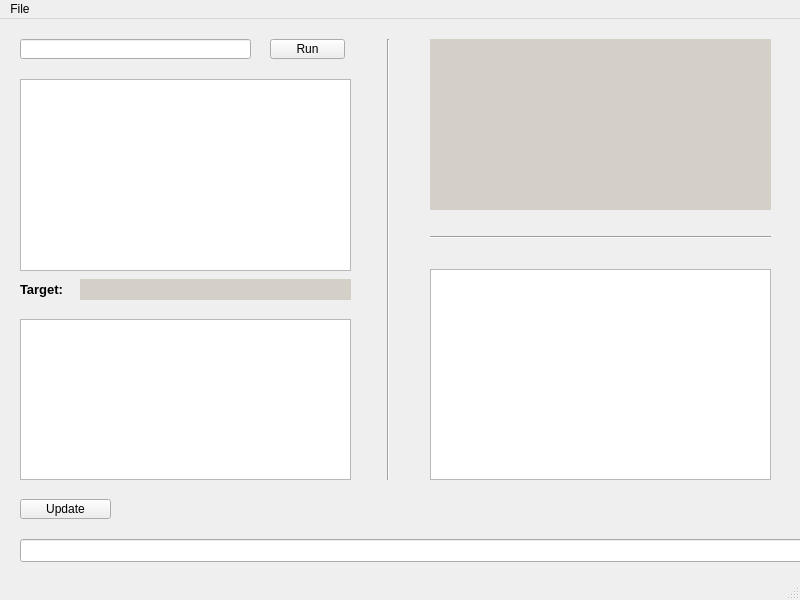
<?xml version="1.0" encoding="UTF-8"?>
<ui version="4.0">
 <class>MainWindow</class>
 <widget class="QMainWindow" name="MainWindow">
  <property name="geometry">
   <rect>
    <x>0</x>
    <y>0</y>
    <width>800</width>
    <height>600</height>
   </rect>
  </property>
  <property name="windowTitle">
   <string>MainWindow</string>
  </property>
  <property name="dockNestingEnabled">
   <bool>true</bool>
  </property>
  <property name="unifiedTitleAndToolBarOnMac">
   <bool>true</bool>
  </property>
  <widget class="QWidget" name="centralwidget">
   <widget class="QLineEdit" name="comandInput">
    <property name="geometry">
     <rect>
      <x>20</x>
      <y>20</y>
      <width>231</width>
      <height>20</height>
     </rect>
    </property>
   </widget>
   <widget class="QPushButton" name="updateButton">
    <property name="geometry">
     <rect>
      <x>20</x>
      <y>480</y>
      <width>91</width>
      <height>20</height>
     </rect>
    </property>
    <property name="text">
     <string>Update</string>
    </property>
   </widget>
   <widget class="QTextBrowser" name="statusView">
    <property name="geometry">
     <rect>
      <x>430</x>
      <y>250</y>
      <width>341</width>
      <height>211</height>
     </rect>
    </property>
    <property name="focusPolicy">
     <enum>Qt::ClickFocus</enum>
    </property>
   </widget>
   <widget class="Line" name="line">
    <property name="geometry">
     <rect>
      <x>380</x>
      <y>20</y>
      <width>16</width>
      <height>441</height>
     </rect>
    </property>
    <property name="orientation">
     <enum>Qt::Vertical</enum>
    </property>
   </widget>
   <widget class="QProgressBar" name="progressBar">
    <property name="geometry">
     <rect>
      <x>20</x>
      <y>520</y>
      <width>791</width>
      <height>23</height>
     </rect>
    </property>
    <property name="value">
     <number>0</number>
    </property>
    <property name="invertedAppearance">
     <bool>true</bool>
    </property>
    <property name="textDirection">
     <enum>QProgressBar::BottomToTop</enum>
    </property>
   </widget>
   <widget class="QPushButton" name="runButton">
    <property name="geometry">
     <rect>
      <x>270</x>
      <y>20</y>
      <width>75</width>
      <height>20</height>
     </rect>
    </property>
    <property name="text">
     <string>Run</string>
    </property>
    <property name="icon">
     <iconset>
      <normaloff>monkey_on_16x16.png</normaloff>monkey_on_16x16.png</iconset>
    </property>
   </widget>
   <widget class="QTableWidget" name="tableWidget">
    <property name="geometry">
     <rect>
      <x>20</x>
      <y>300</y>
      <width>331</width>
      <height>161</height>
     </rect>
    </property>
    <attribute name="verticalHeaderVisible">
     <bool>false</bool>
    </attribute>
    <attribute name="verticalHeaderVisible">
     <bool>false</bool>
    </attribute>
   </widget>
   <widget class="QTreeView" name="treeView">
    <property name="geometry">
     <rect>
      <x>20</x>
      <y>60</y>
      <width>331</width>
      <height>192</height>
     </rect>
    </property>
   </widget>
   <widget class="QLabel" name="label">
    <property name="geometry">
     <rect>
      <x>20</x>
      <y>260</y>
      <width>61</width>
      <height>21</height>
     </rect>
    </property>
    <property name="font">
     <font>
      <pointsize>10</pointsize>
      <weight>75</weight>
      <bold>true</bold>
     </font>
    </property>
    <property name="text">
     <string>Target:</string>
    </property>
   </widget>
   <widget class="QLineEdit" name="targetImage">
    <property name="geometry">
     <rect>
      <x>80</x>
      <y>260</y>
      <width>271</width>
      <height>21</height>
     </rect>
    </property>
    <property name="cursor">
     <cursorShape>ArrowCursor</cursorShape>
    </property>
    <property name="autoFillBackground">
     <bool>false</bool>
    </property>
    <property name="styleSheet">
     <string notr="true">background-color: rgb(212, 208, 200);</string>
    </property>
    <property name="frame">
     <bool>false</bool>
    </property>
    <property name="readOnly">
     <bool>true</bool>
    </property>
   </widget>
   <widget class="Line" name="line_2">
    <property name="geometry">
     <rect>
      <x>430</x>
      <y>210</y>
      <width>341</width>
      <height>16</height>
     </rect>
    </property>
    <property name="orientation">
     <enum>Qt::Horizontal</enum>
    </property>
   </widget>
   <widget class="QTextEdit" name="fsInfoText">
    <property name="geometry">
     <rect>
      <x>430</x>
      <y>20</y>
      <width>341</width>
      <height>171</height>
     </rect>
    </property>
    <property name="autoFillBackground">
     <bool>false</bool>
    </property>
    <property name="styleSheet">
     <string notr="true">color: rgb(212, 208, 200);
background-color: rgb(212, 208, 200);</string>
    </property>
    <property name="frameShape">
     <enum>QFrame::Box</enum>
    </property>
    <property name="frameShadow">
     <enum>QFrame::Plain</enum>
    </property>
    <property name="autoFormatting">
     <set>QTextEdit::AutoBulletList</set>
    </property>
    <property name="documentTitle">
     <string>File System Info</string>
    </property>
    <property name="readOnly">
     <bool>true</bool>
    </property>
    <property name="textInteractionFlags">
     <set>Qt::NoTextInteraction</set>
    </property>
   </widget>
  </widget>
  <widget class="QStatusBar" name="statusbar"/>
  <widget class="QMenuBar" name="menubar">
   <property name="geometry">
    <rect>
     <x>0</x>
     <y>0</y>
     <width>800</width>
     <height>20</height>
    </rect>
   </property>
   <widget class="QMenu" name="menuFile">
    <property name="title">
     <string>File</string>
    </property>
    <addaction name="separator"/>
    <addaction name="actionExit"/>
   </widget>
   <addaction name="menuFile"/>
  </widget>
  <action name="actionOpen">
   <property name="text">
    <string>Open</string>
   </property>
  </action>
  <action name="actionExit">
   <property name="icon">
    <iconset>
     <normaloff>monkey_off_16x16.png</normaloff>monkey_off_16x16.png</iconset>
   </property>
   <property name="text">
    <string>Exit</string>
   </property>
  </action>
 </widget>
 <resources/>
 <connections>
  <connection>
   <sender>actionExit</sender>
   <signal>triggered()</signal>
   <receiver>MainWindow</receiver>
   <slot>close()</slot>
   <hints>
    <hint type="sourcelabel">
     <x>-1</x>
     <y>-1</y>
    </hint>
    <hint type="destinationlabel">
     <x>494</x>
     <y>281</y>
    </hint>
   </hints>
  </connection>
 </connections>
</ui>
